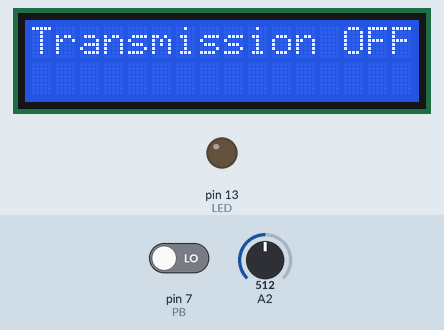
Recording of a sketch running on a simulated Arduino Uno, built with avr-gcc and run on an emulated ATmega328P. Parts: 16×2 character LCD, output pins drawn as LEDs (lit = HIGH). The test bench sets the inputs (shaded band); at power-on: pin 7 (PB) LOW, A2 = 512.

Above: at 2.7 s.
2.8 s: pin 7 (PB) driven HIGH
At 5.3 s:
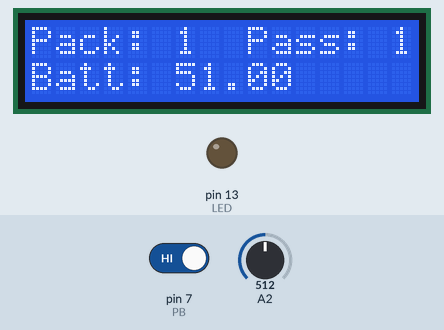
5.8 s: A2 set to 716
At 7.4 s:
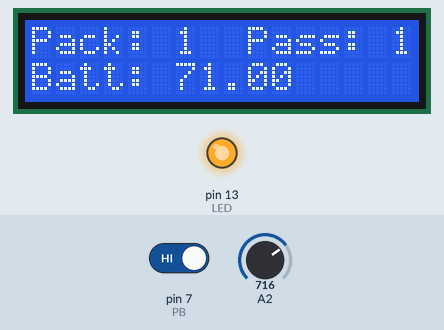
8.8 s: A2 set to 900
At 11.4 s:
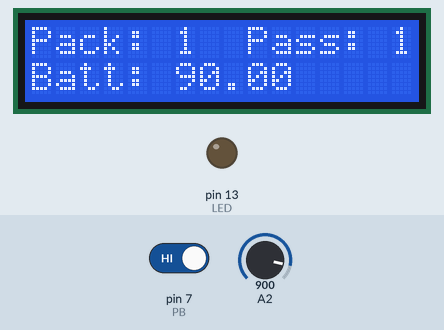
11.8 s: A2 set to 1023
At 14.4 s:
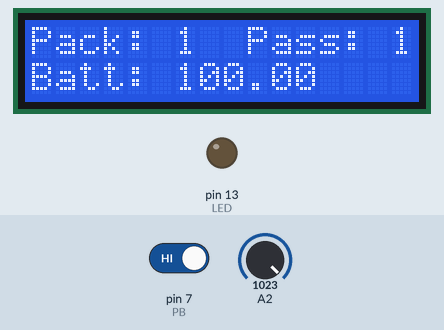
14.8 s: pin 7 (PB) driven LOW
At 15.3 s:
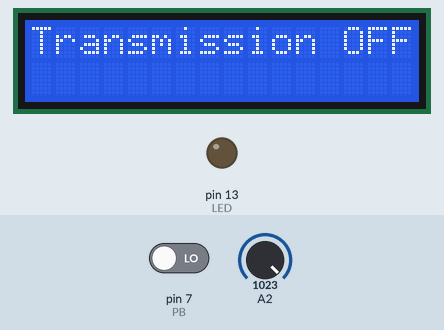
Timing chart, 0 to 17.3 s (numbered marks = the images above; inputs shaded):
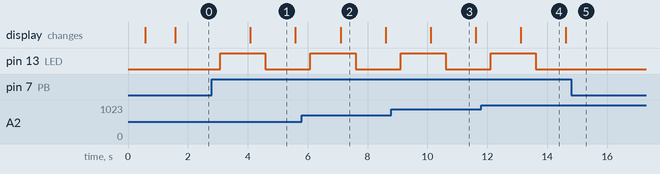

The sketch:

PassengerSimulation.ino
```cpp
#include "SPI.h"
#include <LiquidCrystal.h>

struct package // Transmission data
{
  int package_id = 1;
  int passenger_id = 1; // This is set based on the passenger
  float battery_power = 100; // Changes based on available power
  bool is_on = false; // Tells central control that sensor is on/off
  bool rider_check = false;
};

typedef struct package Package;
Package data;

// initialize the library by associating any needed LCD interface pin
// with the arduino pin number it is connected to
const int rs = 12, en = 10, d4 = 5, d5 = 4, d6 = 3, d7 = 2;
LiquidCrystal lcd(rs, en, d4, d5, d6, d7);

// initialize ON/OFF states
int PB = 7; //the pin where we connect the button
int LED = 13; //the pin we connect the LED
int global_state = 0; // Read the state of the button

void setup() // Initialization
{
  pinMode(PB, INPUT); //set the button pin as INPUT
  pinMode(LED, OUTPUT); //set the LED pin as OUTPUT

  lcd.begin(16,2);              // columns, rows.  use 16,2 for a 16x2 LCD, etc.
  lcd.clear();                  // start with a blank screen

  lcd.setCursor(0,0);           // set cursor to column 0, row 0 (the first row)
  lcd.print("Autospot");
  delay(500);
  lcd.setCursor(0,1);           // set cursor to column 0, row 1
  lcd.print("Initializing...");

  lcd.setCursor(15, 1);
  lcd.write(byte(0));

  Serial.begin(115200);
  delay(1000);
  lcd.clear();
}

void loop() // Loop message transmission
{
  // Determine if Transmitter is ON or OFF
  int current_state = digitalRead(PB); // Read the state of the button
  if (current_state == 1) {
     if (global_state == 0) {
        digitalWrite(LED, HIGH); // LED is ON to signify transmitter is on
        global_state = 1;
        data.is_on = true;
     } else {
        digitalWrite(LED, LOW); // LED is OFF to signify transmitter is off
        global_state = 0;
        data.is_on = false;
     }
     delay(1000); // wait 1 second for ensuring ON/OFF state
  }

  // Keep LED on to signify the transmitter is working
  if (global_state == 1) digitalWrite(LED, HIGH);

  // Read battery analog voltage value
  int sensor_value = analogRead(A2); // Read the A2 pin value
  data.battery_power = sensor_value/10; // Convert the value to digital %
  if (data.battery_power == 102) data.battery_power -= 2; // A/D conversion fix

  // Transmit Data
  if (data.is_on) {
    lcd.setCursor(7,0);
    lcd.print("  ");
    lcd.setCursor(0,0);
  	lcd.print("Pack: ");
  	lcd.setCursor(6,0);
  	lcd.print(data.package_id);
  	lcd.setCursor(9,0);
  	lcd.print("Pass: ");
  	lcd.setCursor(15,0);
  	lcd.print(data.passenger_id);
  	lcd.setCursor(0,1);
  	lcd.print("Batt:" );
  	lcd.setCursor(6,1);
  	lcd.print(data.battery_power);
  }
  else {
    lcd.clear();
    lcd.print("Transmission OFF");
    data.package_id = 0;
  }

  // Final Stuff
  data.package_id = data.package_id + 1; // Package ID increase
  delay(500); // wait 500ms between each transmission
}
```

Measured:
- after the input at 2.8 s, pin 13 (LED): LOW → HIGH after 0.28 s, → LOW 1.5 s later; the display: changes after 1.3 s (image 1)
- after the input at 5.8 s, the display: changes after 1.3 s (image 2)
- after the input at 8.8 s, the display: changes after 1.3 s (image 3)
- after the input at 11.8 s, the display: changes after 1.3 s (image 4)
- after the input at 14.8 s, pin 13 (LED): stays LOW (without the input it goes to HIGH after 0.32 s)
- what the display in image 1 shows lasts 1.5 s, from 4.1 s to 5.6 s
